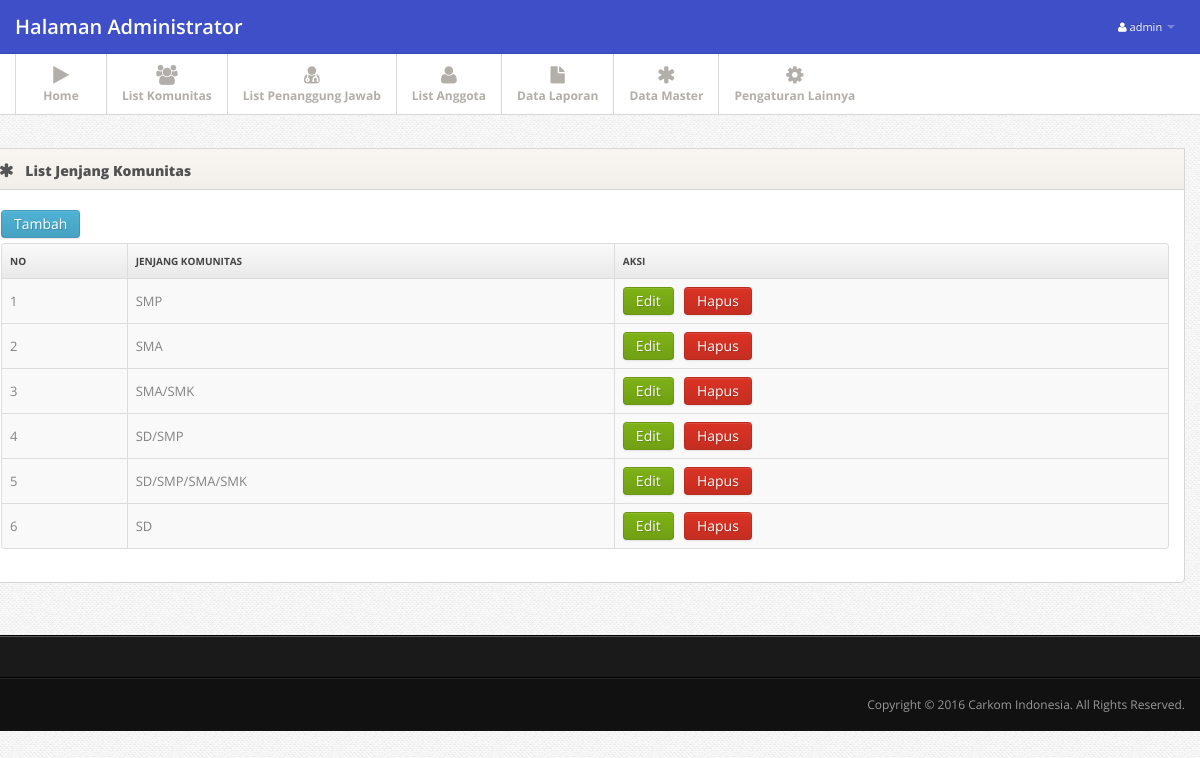
/admin/v_jenjang.php (signed in), run on the app's committed database.
### tables this page shows
CREATE TABLE `tbl_jenjang` (
  `id_jenjang` int(5) NOT NULL AUTO_INCREMENT,
  `jenjang` varchar(30) DEFAULT NULL,
  PRIMARY KEY (`id_jenjang`)
);

### admin/v_jenjang.php (the view, shortened to what this page needs)
<!DOCTYPE html>
<?php
if(isset($_SESSION['username']) && isset($_SESSION['id_admin'])){
?>
<html lang="en">
<head>
  <?php include "include/header.php"; ?>
      <?php include "include/navigation.php"; ?>
<div class="main">
  <div class="main-inner">
    <div class="container">
      <div class="row">
        <div class="widget ">
            <div class="widget-header">
              <i class="icon-asterisk"></i>
              <h3>List Jenjang Komunitas</h3>
            </div>
            <div class="widget-content">
              <?php
              if(isset($_GET['edit']) != ""){
                  $id_jenjang   = $_GET['edit'];
                  $sql     = mysql_query("SELECT * FROM tbl_jenjang WHERE id_jenjang=".$id_jenjang."");
                  $num     = mysql_fetch_array($sql);
              ?>
              <style type="text/css">
              table,tr,td{
                  margin:5px;
                  padding:5px;
              }
              </style>
              <form action="proses/pe_jenjang.php" method="POST">
                  <table cellpadding="0" cellspacing="0">
                  <tr>
                      <td>Jenjang Komunitas</td>
                      <td>:</td>
                      <td>
                          <input type="hidden" class="form-control" name="id_jenjang" value="<?php echo $id_jenjang; ?>" />
                          <input type="text" class="form-control" name="jenjang" value="<?php echo $num['jenjang']; ?>" />
                      </td>
                  </tr>
                  <tr>
                      <td><input class="btn btn-info" type="submit" value="Ubah" /></td>
                  </tr>
                  </table>
              </form>
              <?php
              }else{
              $sql = mysql_query("SELECT * FROM tbl_jenjang");
              ?>
              <a href="vt_jenjang.php"><button style="margin-bottom:5px;" class="btn btn-info">Tambah</button></a>
              <table class="table table-striped table-bordered">
                <thead>
                  <tr>
                    <th> No </th>
                    <th> Jenjang Komunitas </th>
                    <th class="td-actions"> Aksi </th>
                  </tr>
                </thead>
                <?php
                $i = 1;
                while($hasil = mysql_fetch_array($sql)){
                ?>
                <tbody>
                  <tr>
                    <td><?php echo $i; ?></td>
                    <td><?php echo $hasil['jenjang']; ?></td>
                    <td class="td-actions">
						<a href="v_jenjang.php?edit=<?php echo $hasil['id_jenjang']; ?>"><button class="btn btn-success">Edit</button></a>&nbsp;
						&nbsp;<?php echo "<a href='#' onClick=\"return konfirmasiHapusJenjang('".$hasil["id_jenjang"]."','".$hasil["jenjang"]."');\" value='Hapus'><button class='btn btn-danger'>Hapus</button></a>"; ?>
					</td>
                  </tr>
				<?php
                  $i++;
                  }
                  ?>
                </tbody>
              </table>
			  <?php
              }
              ?>
            </div>
        </div>
          </div>
        </div>
      </div>
    </div>
<?php include "include/footer.php"; ?>
</body>
</html>
<?php
}else{
    header("location:login.php");
}
?>

### admin/css/style.css (style rules this page uses)
body { background: #f9f6f1; font: 13px/1.7em 'Open Sans'; }
input, button, select, textarea { font-family: 'Open Sans'; }
.table td { vertical-align: middle; }
.table-bordered th { background: #E9E9E9; background:-moz-linear-gradient(top, #FAFAFA 0%, #E9E9E9 100%); background:-webkit-gradient(linear, left top, left bottom, color-stop(0%,#FAFAFA), color-stop(100%,#E9E9E9)); background:-webkit-linear-gradient(top, #FAFAFA 0%,#E9E9E9 100%); background:-o-linear-gradient(top, #FAFAFA 0%,#E9E9E9 100%); background:-ms-linear-gradient(top, #FAFAFA 0%,#E9E9E9 100%); background:linear-gradient(top, #FAFAFA 0%,#E9E9E9 100%); filter: progid:DXImageTransform.Microsoft.gradient(startColorstr='#FAFAFA', endColorstr='#E9E9E9'); -ms-filter: "progid:DXImageTransform.Microsoft.gradient(startColorstr='#FAFAFA', endColorstr='#E9E9E9')"; font-size: 10px; color: #444; text-transform: uppercase; }
.main { padding-bottom: 2em; border-bottom: 1px solid #000; }
.widget { position: relative; clear: both; width: auto; margin-bottom: 2em; overflow: hidden; }
.widget-header { position: relative; height: 40px; line-height: 40px; background: #f9f6f1; background:-moz-linear-gradient(top, #f9f6f1 0%, #f2efea 100%); background:-webkit-gradient(linear, left top, left bottom, color-stop(0%,#f9f6f1), color-stop(100%,#f2efea)); background:-webkit-linear-gradient(top, #f9f6f1 0%,#f2efea 100%); background:-o-linear-gradient(top, #f9f6f1 0%,#f2efea 100%); background:-ms-linear-gradient(top, #f9f6f1 0%,#f2efea 100%); background:linear-gradient(top, #f9f6f1 0%,#f2efea 100%); filter: progid:DXImageTransform.Microsoft.gradient(startColorstr='#f9f6f1', endColorstr='#f2efea'); -ms-filter: "progid:DXImageTransform.Microsoft.gradient(startColorstr='#f9f6f1', endColorstr='#f2efea')"; border: 1px solid #d6d6d6; -webkit-background-clip: padding-box; }
.widget-header h3 { position: relative; top: 2px; left: 10px; display: inline-block; margin-right: 3em; font-size: 14px; font-weight: 800; color: #525252; line-height: 18px; text-shadow: 1px 1px 2px rgba(255,255,255,.5); }
.widget-header [class^="icon-"], .widget-header [class*=" icon-"] { display: inline-block; margin-left: 13px; margin-right: -2px; font-size: 16px; color: #555; vertical-align: middle; }
.widget-content { padding: 20px 15px 15px; background: #FFF; border: 1px solid #D5D5D5; -moz-border-radius: 5px; -webkit-border-radius: 5px; border-radius: 5px; }
.widget-header+.widget-content { border-top: none; -webkit-border-top-left-radius: 0; -webkit-border-top-right-radius: 0; -moz-border-radius-topleft: 0; -moz-border-radius-topright: 0; border-top-left-radius: 0; border-top-right-radius: 0; }
.widget-content:before, .widget-content:after { content:""; display:table; }
.widget-content:after { clear:both; }
.widget-content { zoom:1; }

### admin/css/pages/signin.css (style rules this page uses)
body { background: url(../../img/body-bg.png); color:#838383; font: 13px/1.7em 'Open Sans'; }

### data on the page
tbl_jenjang: jenjang "SMP"
tbl_jenjang: jenjang "SMA"
tbl_jenjang: jenjang "SMA/SMK"
tbl_jenjang: jenjang "SD/SMP"
tbl_jenjang: jenjang "SD/SMP/SMA/SMK"
tbl_jenjang: jenjang "SD"

### other printed values
$_SESSION['username'] "admin"
